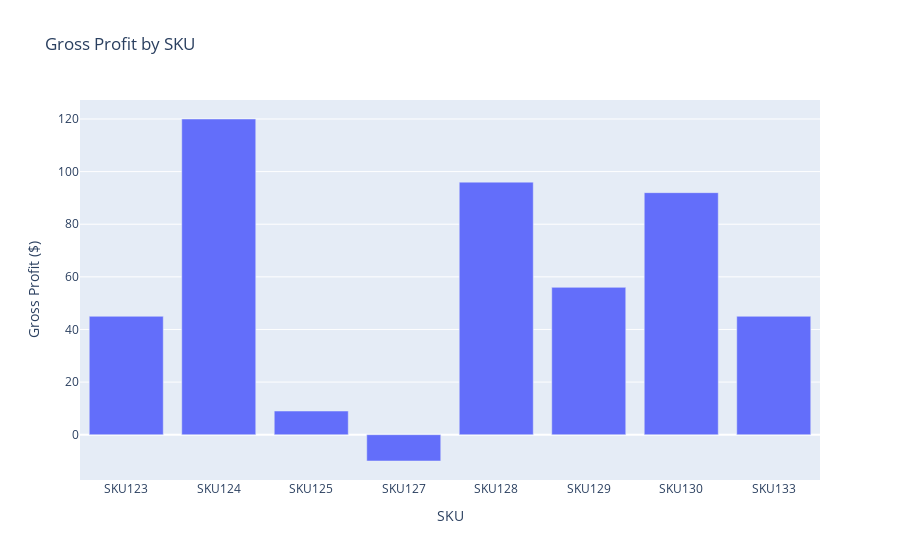

Here is the notebook cell this chart was saved with:
### Code cell
import plotly.express as px
sku_profit=final_df.groupby('SKU')['GrossProfit'].sum().reset_index()
fig=px.bar(sku_profit, x='SKU', y='GrossProfit', title='Gross Profit by SKU',
           labels={'GrossProfit':'Gross Profit ($)', 'SKU':'SKU'},
           hover_data=['GrossProfit'])
fig.show()

### Figure 1 — Plotly figure (JSON) as saved in the notebook; plotly's stock layout.template omitted (floating-point values rounded to 4 significant figures)
{"data": [{"hovertemplate": "SKU=%{x}<br>Gross Profit ($)=%{y}<extra></extra>", "legendgroup": "", "marker": {"color": "#636efa", "pattern": {"shape": ""}}, "name": "", "orientation": "v", "showlegend": false, "textposition": "auto", "type": "bar", "x": ["SKU123", "SKU124", "SKU125", "SKU127", "SKU128", "SKU129", "SKU130", "SKU133"], "xaxis": "x", "y": [45, 120, 9, -10, 96, 56, 92, 45], "yaxis": "y"}], "layout": {"barmode": "relative", "legend": {"tracegroupgap": 0}, "title": {"text": "Gross Profit by SKU"}, "xaxis": {"anchor": "y", "domain": [0, 1], "title": {"text": "SKU"}}, "yaxis": {"anchor": "x", "domain": [0, 1], "title": {"text": "Gross Profit ($)"}}}}
